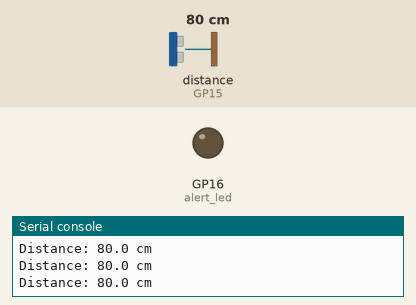
This program was run on a simulated Raspberry Pi Pico running MicroPython. On the bench: output pins drawn as LEDs (lit = HIGH), the last lines printed to the serial console. The inputs (shaded band) are chosen by the test bench; at power-on: distance to the obstacle (sensor on GP15) 80 cm. The echo pulse lasts 58.3 µs per cm; pins used as bus, display or sensor lines are not drawn.

Above: at 1.2 s.
1.3 s: distance to the obstacle (sensor on GP15) set to 23 cm
2.9 s: distance to the obstacle (sensor on GP15) set to 19 cm
At 4.4 s:
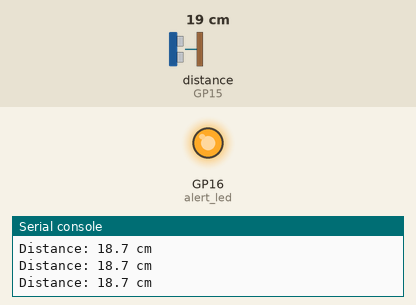
4.7 s: distance to the obstacle (sensor on GP15) set to 35 cm
At 5.6 s:
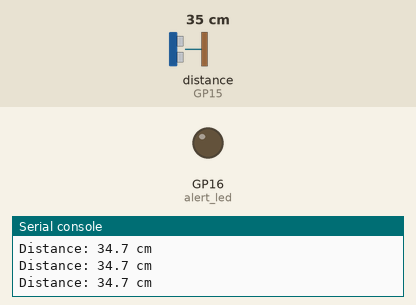
6.2 s: distance to the obstacle (sensor on GP15) set to 2 cm
At 7.4 s:
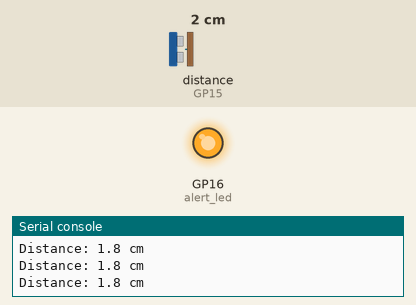
Timing chart, 0 to 8.9 s (numbered marks = the images above; inputs shaded):
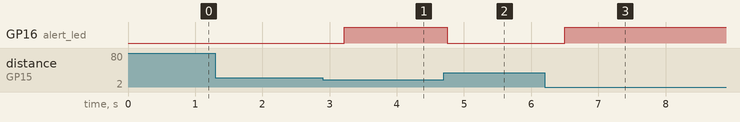

Measured:
- the behaviour switches between 21 and 20 cm on distance to the obstacle (sensor on GP15) (found by bisection; images 0 and 1)
- after the input at 2.9 s, GP16 (alert_led): LOW → HIGH after 0.32 s
- after the input at 4.7 s, GP16 (alert_led): HIGH → LOW after 0.05 s
- after the input at 6.2 s, GP16 (alert_led): LOW → HIGH after 0.30 s

The program:

03_ultrasonic_sensor.py
```python
"""
Raspberry Pi Pico - Intermediate Program 3: Ultrasonic Distance Sensor
=====================================================================

This program demonstrates how to interface with an HC-SR04 ultrasonic distance
sensor to measure distances.

Hardware required:
- Raspberry Pi Pico
- HC-SR04 ultrasonic distance sensor
- 2 x 10K ohm resistors (for voltage divider)
- Breadboard and jumper wires
- Optional: LED or buzzer for proximity alert

Connections:
- Connect HC-SR04 VCC to 5V (or 3.3V if using a 3.3V compatible sensor)
- Connect HC-SR04 GND to GND
- Connect HC-SR04 TRIG to GPIO pin 14
- Connect HC-SR04 ECHO to a voltage divider (see note below)
- Connect the output of the voltage divider to GPIO pin 15

Note: The HC-SR04 ECHO pin outputs 5V, but Pico GPIO pins are 3.3V tolerant.
Create a voltage divider with two 10K resistors:
- Connect one end of a 10K resistor to the ECHO pin
- Connect the other end to GPIO pin 15 and to one end of another 10K resistor
- Connect the other end of the second 10K resistor to GND

Instructions:
1. Set up the circuit as described above
2. Upload this program to the Pico
3. Open the serial console to view the distance measurements
4. Move objects in front of the sensor to see the distance change

Concepts covered:
- Ultrasonic distance measurement
- Pulse timing and speed of sound calculations
- Voltage dividers for level shifting
- Moving average filtering for stable readings
- Distance-based alerts
"""

import machine
import time
import utime

# Set up the ultrasonic sensor pins
trigger = machine.Pin(14, machine.Pin.OUT)
echo = machine.Pin(15, machine.Pin.IN)

# Optional: Set up an LED for proximity alert
alert_led = machine.Pin(16, machine.Pin.OUT)

# Constants
SOUND_SPEED = 343  # Speed of sound in m/s at 20°C
MAX_DISTANCE = 400  # Maximum distance in cm
TIMEOUT = 30000     # Timeout in microseconds (adjust as needed)

# Initialize variables for moving average filter
readings = [0] * 5  # Store the last 5 readings
reading_index = 0   # Current index in the readings array

def measure_distance():
    """Measure distance using the HC-SR04 ultrasonic sensor"""
    # Clear the trigger
    trigger.value(0)
    utime.sleep_us(5)

    # Send a 10us pulse to trigger
    trigger.value(1)
    utime.sleep_us(10)
    trigger.value(0)

    # Wait for the echo pulse
    pulse_start = utime.ticks_us()
    pulse_timeout = utime.ticks_add(pulse_start, TIMEOUT)

    # Wait for echo to go high
    while echo.value() == 0:
        if utime.ticks_diff(utime.ticks_us(), pulse_start) > TIMEOUT:
            return None  # Timeout waiting for echo to start
        pass

    # Record the start time of the echo pulse
    pulse_start = utime.ticks_us()

    # Wait for echo to go low
    while echo.value() == 1:
        if utime.ticks_diff(utime.ticks_us(), pulse_start) > TIMEOUT:
            return None  # Timeout waiting for echo to end
        pass

    # Record the end time of the echo pulse
    pulse_end = utime.ticks_us()

    # Calculate the pulse duration in microseconds
    pulse_duration = utime.ticks_diff(pulse_end, pulse_start)

    # Calculate the distance in centimeters
    # Distance = (Time × Speed of Sound) ÷ 2
    # The division by 2 is because the sound travels to the object and back
    distance_cm = (pulse_duration * SOUND_SPEED) / 20000

    # Check if the distance is within the valid range
    if distance_cm > MAX_DISTANCE:
        return None

    return distance_cm

def add_to_moving_average(distance):
    """Add a new reading to the moving average filter"""
    global reading_index

    if distance is not None:
        readings[reading_index] = distance
        reading_index = (reading_index + 1) % len(readings)

    # Calculate the average of valid readings
    valid_readings = [r for r in readings if r > 0]
    if valid_readings:
        return sum(valid_readings) / len(valid_readings)
    else:
        return None

def set_proximity_alert(distance):
    """Set the alert LED based on proximity"""
    if distance is not None:
        # Turn on the LED if an object is closer than 20 cm
        if distance < 20:
            alert_led.value(1)
        else:
            alert_led.value(0)

try:
    print("HC-SR04 Ultrasonic Distance Sensor Demo")
    print("=======================================")
    print("Press Ctrl+C to exit")
    print()

    while True:
        # Measure the distance
        distance = measure_distance()

        # Apply moving average filter
        avg_distance = add_to_moving_average(distance)

        # Set proximity alert
        set_proximity_alert(avg_distance)

        # Display the distance
        if avg_distance is not None:
            print(f"Distance: {avg_distance:.1f} cm")
        else:
            print("Out of range or error in measurement")

        # Wait before taking the next measurement
        time.sleep(0.1)

except KeyboardInterrupt:
    # Clean up on exit
    alert_led.value(0)
    print("\nProgram stopped")
```
